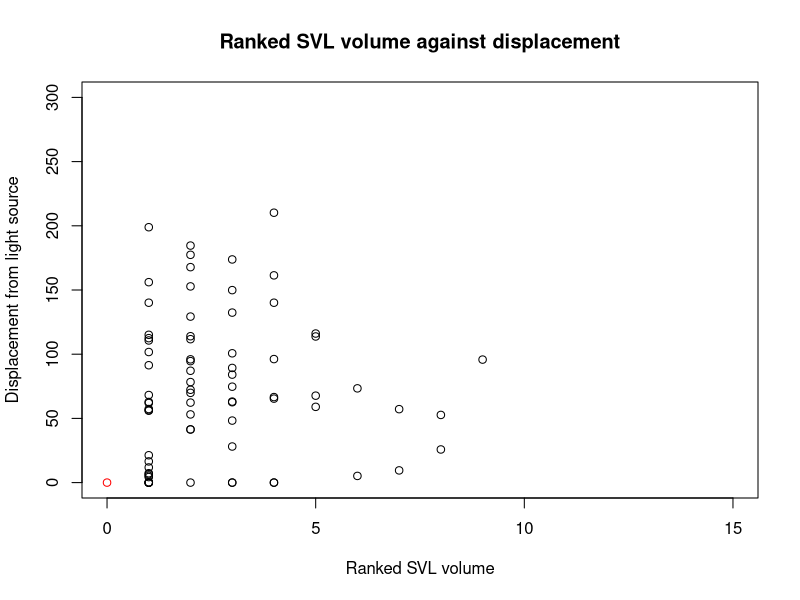
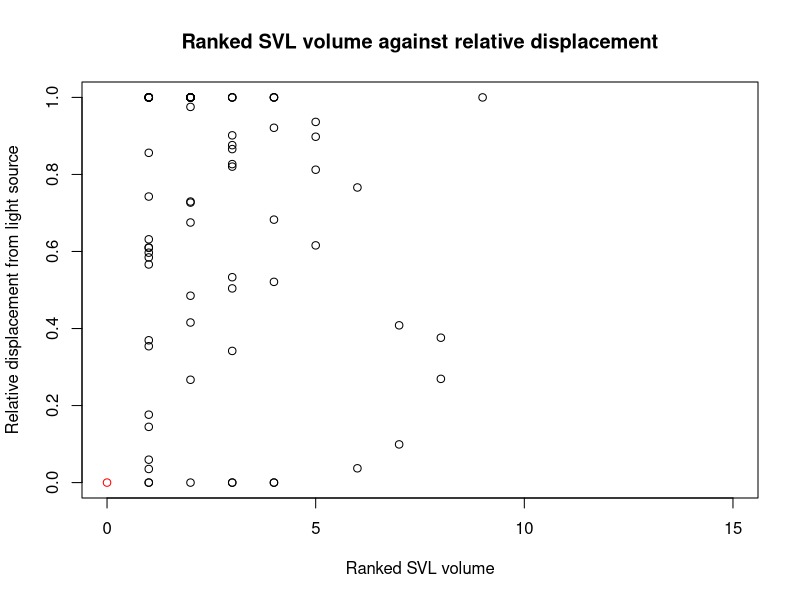
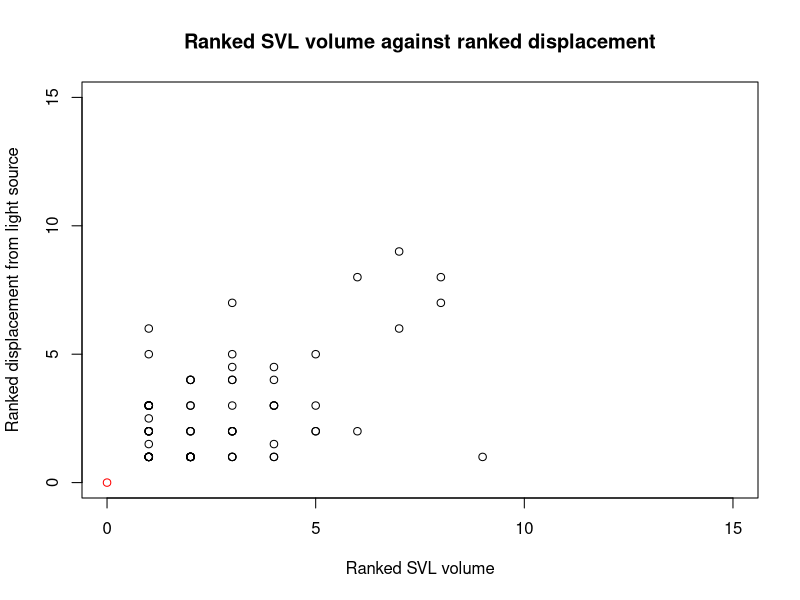
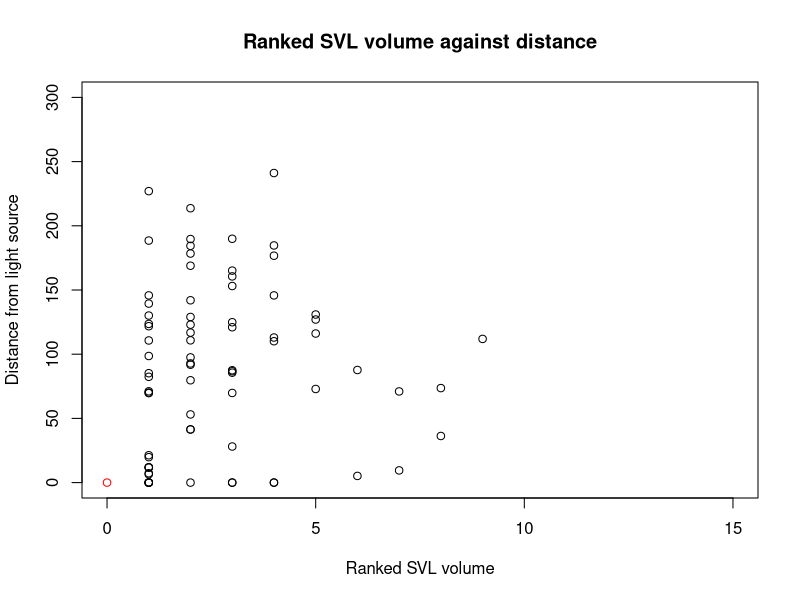
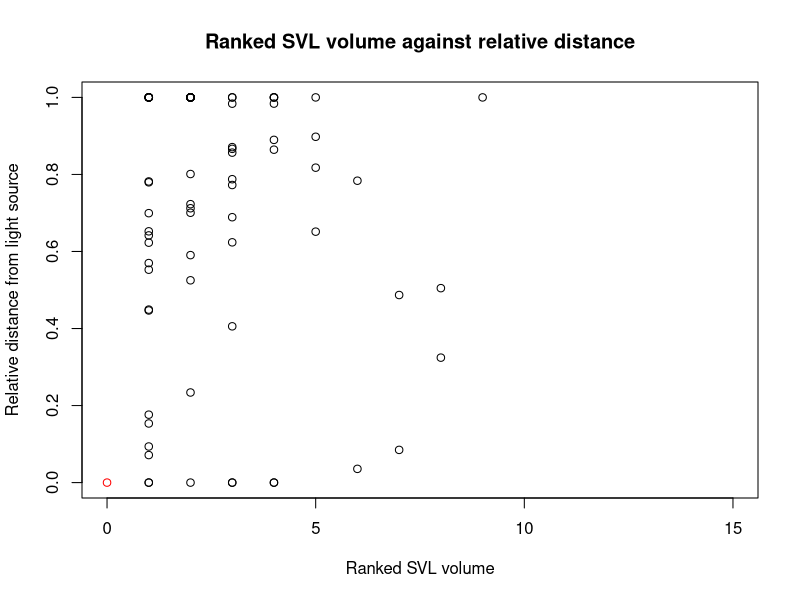
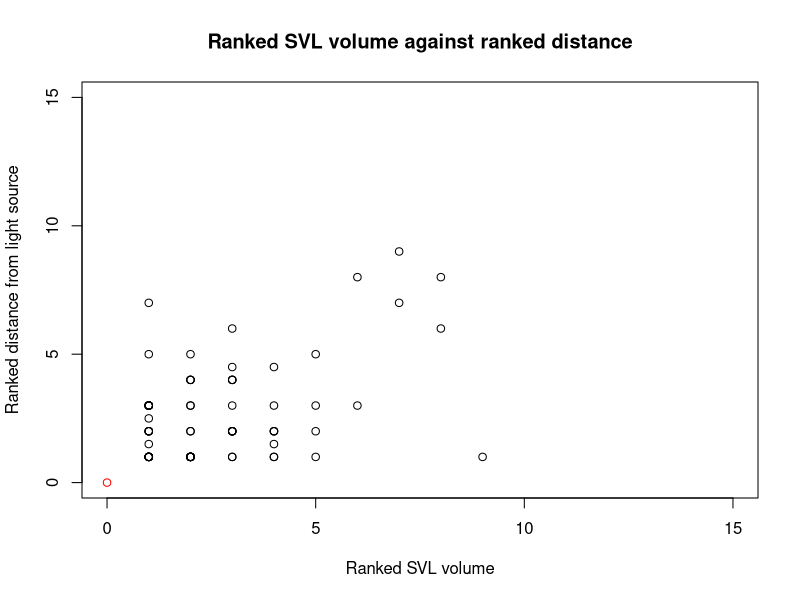
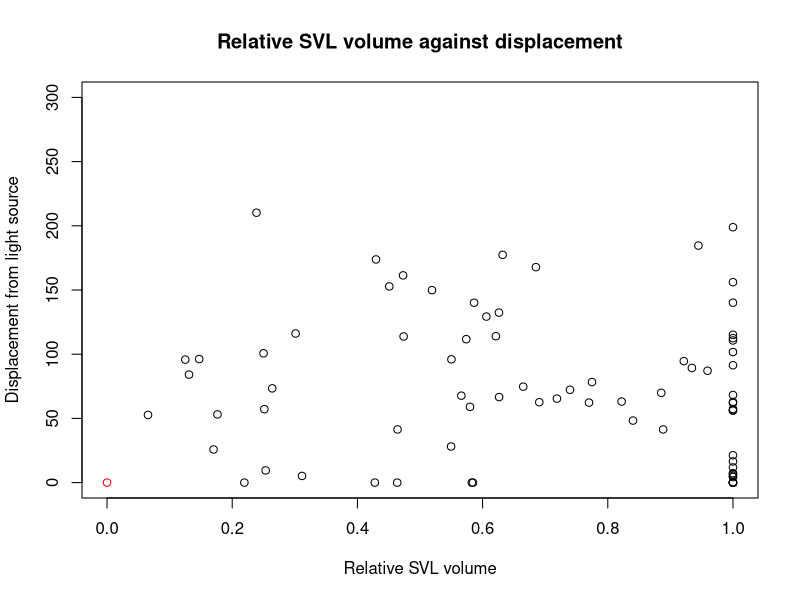
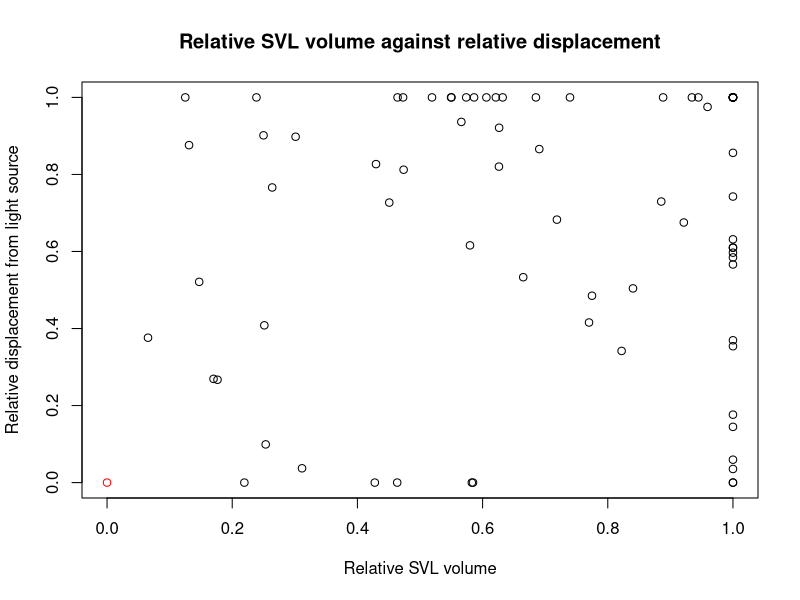

Here is the R script that generated these plots, in order:
## ---- chunk 1
#set working directory and read in data
#setwd("C://Users//ojmin//OneDrive//Documents//UNI//Zoology_partII//Borneo_Project")
data <-read.csv("data-raw/brno_gecko_dist_data.csv")
print(data)
## ---- chunk 2
#divide dataset into zones
general_splicer <- function(data, name, column) {
  # check (zone) column in question is present
  if (!column %in% colnames(data)) {
    stop("The dataset does not contain a ", column, " column.")
  }

  # find all unique values from column
  unique_vals <- unique(data[[column]])

  # create separate datasets for each unique value in column
  for (q in unique_vals) {
    # subset the data
    
    subset_data <- data[data[[column]] == q, ]
    
    # assign subsetted data a variable name based on unique value
    assign(paste0(name, q), subset_data, envir = .GlobalEnv)
  }
  
  message("Datasets created for each ", column, " value!")
  message("Empty datasets are not generated! (except for NA apparently)")
}

general_splicer(data, "brno_zone", "zone")
#brno_zone1
#brno_zone2
#brno_zone3
## ---- chunk 3
# function to collect datasets with a specific prefix into a list
collect_datasets_to_list <- function(prefix, suffix) {
  # Get all objects in the global environment
  all_objects <- ls(envir = .GlobalEnv)
  
  #ending may not need to be specified
  if (suffix == "none"){
  # Filter objects that start with the given prefix
  dataset_names <- grep(paste0(prefix), all_objects, value = TRUE)
  } else {
    dataset_names <- grep(paste0(prefix, ".*", suffix), all_objects, value = TRUE)
  }
  # Create a named list of these datasets
  dataset_list <- lapply(dataset_names, function(name) get(name, envir = .GlobalEnv))
  names(dataset_list) <- dataset_names
  
  return(dataset_list)
}

# Example usage:
# Assume datasets 'dataset_a', 'dataset_b', 'dataset_c' exist in the global environment
zone_list <- collect_datasets_to_list("brno_zone", "none")


names(zone_list)
## ---- chunk 4
#divide dataset up by data + zone
date_splicer <- function(dataset_names, column){
  #iterate through each dataset
  for (name in names(dataset_names)){
    #collect the first part of old dataset name for new name
    new_name <- paste0(substr(name, start = 6, stop = 10), "_")
    #call splicing function to divide dataset and use new naming convention
    general_splicer(dataset_names[[name]], new_name, column)
  }
}

date_splicer(zone_list, "date")
#put these into a datasetlist
zone_date_list <- collect_datasets_to_list("zone", "2024")
names(zone_date_list)
## ---- chunk 5
#divide dateset up into time + date + zone
time_splicer <- function(dataset_names, column){
  #iterate through each dataset
  for (name in names(dataset_names)){
    #collect the first part of old dataset name for new name
    new_name <- paste0(substr(name, start = 1, stop = 8), "_")
    #call splicing function to divide dataset and use new naming convention
    general_splicer(dataset_names[[name]], new_name, column)
  }
}

time_splicer(zone_date_list, "time")

#generate datasetlist
#this specifies that the suffix that should be at the end of new datasets is 2 digits an underscore and a letter "XX_a"
zone_date_time_list <- collect_datasets_to_list("zone", "_\\d{2}_[a-zA-Z]$")
names(zone_date_time_list)
## ---- chunk 6
#Divide data up into distinct events (zone + data + sample time + quadrat)

event_splicer <- function(dataset_names, column){
  #iterate through each dataset
  for (name in names(dataset_names)){
    #collect the first part of old dataset name for new name
    new_name <- paste0(substr(name, start = 1, stop = 10), "_")
    #call splicing function to divide dataset and use new naming convention
    general_splicer(dataset_names[[name]], new_name, column)
  }
}

event_splicer(zone_date_time_list, "quadrat")

#make dataset list of all events
event_list <- collect_datasets_to_list("zone", "_\\d{2}_[a-zA-Z]_[a-zA-Z]\\d{1,2}$")
names(event_list)
## ---- chunk 7
# remove data with questionable measurements
data_filter <- function(dataset_names, column1, column2, val1, val2){
  #iterate through each dataset
  for (name in names(dataset_names)){
    #collect the first part of old dataset name for new name
    new_name <- paste0("fltr_", name)
    #filter the data for column1
    data = dataset_names[[name]]
    filtered_data0 <- data[data[[column1]]!= val1,]
    
    #refilter for column 2
    filtered_data <- filtered_data0[filtered_data0[[column2]] != val2,]
    
    # assign subsetted data a variable name based on unique value
    assign(new_name, filtered_data, envir = .GlobalEnv)
  }
}
#create filtered event datasets
data_filter(event_list, "gecko_present", "bad_img_qua", 0, 1)

#create a list of filtered events
fltr_event_list <- collect_datasets_to_list("fltr_zone", "_\\d{2}_[a-zA-Z]_[a-zA-Z]\\d{1,2}$")

names(fltr_event_list)
## ---- chunk 8
#zone1_12_n_e2
#fltr_zone1_12_n_e2

#filter the rest of the datasets starting with zones at some point

## ---- chunk 9
#find the maximum value of a column and generate an adjacent column with the normalised data
normaliser <- function(data, old_col, new_col, dataset_name){
  #ensure column is numeric
  data[[old_col]] = as.numeric(data[[old_col]])
  
  #find max value in column and exclude NA
  max <- max(data[[old_col]], na.rm = TRUE)
  
  #normalise the data in new column, ignoring NA
  normalised <- ifelse(!is.na(data[[old_col]]), 
                        data[[old_col]] / max, 
                        NA)
  #specify where new column is added
  
  #determine original column positon
  original_position <- which(colnames(data) == old_col)
  #insert new column
  data <- cbind(data[, 1:original_position, drop = FALSE], setNames(data.frame(normalised), new_col), data[, (original_position + 1):ncol(data), drop = FALSE])
  
  #assign new dataset to global env
  assign(dataset_name, data, envir = .GlobalEnv)
  #return(data)
}

#normaliser(fltr_zone1_11_n_e11, "dist_light_cm", "rel_dist", "fltr_zone1_11_n_e11")
#fltr_zone1_11_n_e11
## ---- chunk 10
# loop the normaliser function for set of datasets
general_normaliser <- function(dataset_names, old_col, new_col){
  #iterate through each dataset
  for (name in names(dataset_names)){
    #run normaliser function for the desired column
    normaliser(dataset_names[[name]], old_col, new_col, name)
  }
}
#normalise for length_cm and add to large dataset
general_normaliser(fltr_event_list, "length_cm", "rel_len")
fltr_event_list <- collect_datasets_to_list("fltr_zone", "_\\d{2}_[a-zA-Z]_[a-zA-Z]\\d{1,2}$")

#repeat for svl_cm
general_normaliser(fltr_event_list, "svl_cm", "rel_svl")
fltr_event_list <- collect_datasets_to_list("fltr_zone", "_\\d{2}_[a-zA-Z]_[a-zA-Z]\\d{1,2}$")

#repeat for width_cm
general_normaliser(fltr_event_list, "width_cm", "rel_wid")
fltr_event_list <- collect_datasets_to_list("fltr_zone", "_\\d{2}_[a-zA-Z]_[a-zA-Z]\\d{1,2}$")

#repeat for len_vol_cm3
general_normaliser(fltr_event_list, "len_vol_cm3", "rel_len_vol")
fltr_event_list <- collect_datasets_to_list("fltr_zone", "_\\d{2}_[a-zA-Z]_[a-zA-Z]\\d{1,2}$")

#repeat for svl_vol_cm3
general_normaliser(fltr_event_list, "svl_vol_cm3", "rel_svl_vol")
fltr_event_list <- collect_datasets_to_list("fltr_zone", "_\\d{2}_[a-zA-Z]_[a-zA-Z]\\d{1,2}$")

#repeat for disp_light_cm
general_normaliser(fltr_event_list, "disp_light_cm", "rel_disp")
fltr_event_list <- collect_datasets_to_list("fltr_zone", "_\\d{2}_[a-zA-Z]_[a-zA-Z]\\d{1,2}$")

#repeat for dist_light_cm
general_normaliser(fltr_event_list, "dist_light_cm", "rel_dist")
fltr_event_list <- collect_datasets_to_list("fltr_zone", "_\\d{2}_[a-zA-Z]_[a-zA-Z]\\d{1,2}$")
## ---- chunk 11
#generate a rank column for data
ranker <- function(data, old_col, new_col, dataset_name){
  #ensure column is numeric
  data[[old_col]] = as.numeric(data[[old_col]])
  
  #rank the data in new column, ignoring NA
  normalised <- ifelse(!is.na(data[[old_col]]), 
                        rank(-data[[old_col]], ties.method = "average"), 
                        NA)
  #specify where new column is added
  
  #determine original column positon
  original_position <- which(colnames(data) == old_col)
  #insert new column
  data <- cbind(data[, 1:original_position, drop = FALSE], setNames(data.frame(normalised), new_col), data[, (original_position + 1):ncol(data), drop = FALSE])
  
  #assign new dataset to global env
  assign(dataset_name, data, envir = .GlobalEnv)
  #return(data)
}

#ranker(fltr_zone1_12_n_e2, "rel_len", "len_rank", "fltr_zone1_12_n_e2")
#fltr_zone1_12_n_e2

#Loop this function for all datasets in a list
general_ranker <- function(dataset_names, old_col, new_col){
  #iterate through each dataset
  for (name in names(dataset_names)){
    #run normaliser function for the desired column
    ranker(dataset_names[[name]], old_col, new_col, name)
  }
}

#rank rel_len and add to large dataset
general_ranker(fltr_event_list, "rel_len", "len_rank")
fltr_event_list <- collect_datasets_to_list("fltr_zone", "_\\d{2}_[a-zA-Z]_[a-zA-Z]\\d{1,2}$")

#repeat for rel_svl
general_ranker(fltr_event_list, "rel_svl", "svl_rank")
fltr_event_list <- collect_datasets_to_list("fltr_zone", "_\\d{2}_[a-zA-Z]_[a-zA-Z]\\d{1,2}$")

#repeat for rel_wid
general_ranker(fltr_event_list, "rel_wid", "wid_rank")
fltr_event_list <- collect_datasets_to_list("fltr_zone", "_\\d{2}_[a-zA-Z]_[a-zA-Z]\\d{1,2}$")

#repeat for rel_len_vol
general_ranker(fltr_event_list, "rel_len_vol", "len_vol_rank")
fltr_event_list <- collect_datasets_to_list("fltr_zone", "_\\d{2}_[a-zA-Z]_[a-zA-Z]\\d{1,2}$")

#repeat for rel_svl_vol
general_ranker(fltr_event_list, "rel_svl_vol", "svl_vol_rank")
fltr_event_list <- collect_datasets_to_list("fltr_zone", "_\\d{2}_[a-zA-Z]_[a-zA-Z]\\d{1,2}$")

#repeat for rel_disp
general_ranker(fltr_event_list, "disp_light_cm", "disp_rank")
fltr_event_list <- collect_datasets_to_list("fltr_zone", "_\\d{2}_[a-zA-Z]_[a-zA-Z]\\d{1,2}$")

#repeat for rel_dist
general_ranker(fltr_event_list, "dist_light_cm", "dist_rank")
fltr_event_list <- collect_datasets_to_list("fltr_zone", "_\\d{2}_[a-zA-Z]_[a-zA-Z]\\d{1,2}$")
## ---- chunk 12
#check all updated datasets are present and correct in database
fltr_event_list
## ---- chunk 13
#grouping filtered events into new dataset list based on time of day
event_time_compiler <- function(prefix, suffix, middle){
  #find all global objects
  all_objects <- ls(envir = .GlobalEnv)
  
  #filter objects with correct pattern
  matching_datasets <- grep(paste0(prefix, middle, suffix), all_objects, value = TRUE)
  
  #extract datasets from global ENV
  dataset_list <- lapply(matching_datasets, function(name) get(name, envir = .GlobalEnv))
  
  names(dataset_list) <- matching_datasets
  return(dataset_list)
  
  # Create a named list of these datasets
  #dataset_names <- names(dataset_list)
  #return(dataset_names)
  #return(extracted_values)
}

#make list for all night events
fltr_event_night_list <- (event_time_compiler("fltr_zone\\d_\\d{2}_", "_[a-z]\\d{1,2}", "n"))

#make list for all afternoon events
fltr_event_afternoon_list <- (event_time_compiler("fltr_zone\\d_\\d{2}_", "_[a-z]\\d{1,2}", "a"))

#make list for all morning events
fltr_event_morning_list <- (event_time_compiler("fltr_zone\\d_\\d{2}_", "_[a-z]\\d{1,2}", "m"))


## ---- chunk 14
fltr_event_night_list
## ---- chunk 15
#make plotting function
mega_plotter <- function(datasets, xvar, yvar, xlab, ylab, xlim, ylim, title, colour){
  #initialise plot with point at (0,0)
  plot(0, 0, xlab = xlab, ylab = ylab, xlim=c(0,xlim), ylim=c(0,ylim),main = title, col = 'red')
  #iterate through datasets
  print(datasets)
  for (name in names(datasets)){
    #plot points of all datasets in list
    data = datasets[[name]]
    points(data[[xvar]], data[[yvar]], col = colour)
  }
}

#plot ranked svl vol against raw, relative, and ranked displacement and distance

#displacement
mega_plotter(fltr_event_night_list, "svl_vol_rank", "disp_light_cm", "Ranked SVL volume", "Displacement from light source", 15, 300,"Ranked SVL volume against displacement", 'black')

mega_plotter(fltr_event_night_list, "svl_vol_rank", "rel_disp", "Ranked SVL volume", "Relative displacement from light source", 15, 1, "Ranked SVL volume against relative displacement", 'black')

mega_plotter(fltr_event_night_list, "svl_vol_rank", "disp_rank", "Ranked SVL volume", "Ranked displacement from light source", 15, 15, "Ranked SVL volume against ranked displacement", 'black')

#distance
mega_plotter(fltr_event_night_list, "svl_vol_rank", "dist_light_cm", "Ranked SVL volume", "Distance from light source", 15, 300, "Ranked SVL volume against distance", 'black')

mega_plotter(fltr_event_night_list, "svl_vol_rank", "rel_dist", "Ranked SVL volume", "Relative distance from light source", 15, 1, "Ranked SVL volume against relative distance", 'black')

mega_plotter(fltr_event_night_list, "svl_vol_rank", "dist_rank", "Ranked SVL volume", "Ranked distance from light source", 15, 15, "Ranked SVL volume against ranked distance", 'black')
## ---- chunk 16
#relative SVL vol against raw, relative, ranked displacement and distance

#displacement
mega_plotter(fltr_event_night_list, "rel_svl_vol", "disp_light_cm", "Relative SVL volume", "Displacement from light source", 1, 300,"Relative SVL volume against displacement", 'black')

mega_plotter(fltr_event_night_list, "rel_svl_vol", "rel_disp", "Relative SVL volume", "Relative displacement from light source", 1, 1, "Relative SVL volume against relative displacement", 'black')

mega_plotter(fltr_event_night_list, "rel_svl_vol", "disp_rank", "Relative SVL volume", "Ranked displacement from light source", 1, 15, "Relative SVL volume against ranked displacement", 'black')

#distance
mega_plotter(fltr_event_night_list, "rel_svl_vol", "dist_light_cm", "Relative SVL volume", "Distance from light source", 1, 300, "Relative SVL volume against distance", 'black')

mega_plotter(fltr_event_night_list, "rel_svl_vol", "rel_dist", "Relative SVL volume", "Relative distance from light source", 1, 1, "Relative SVL volume against relative distance", 'black')

mega_plotter(fltr_event_night_list, "rel_svl_vol", "dist_rank", "Relative SVL volume", "Relative distance from light source", 1, 15, "Relative SVL volume against relative distance", 'black')

## ---- chunk 17
multi_plotter <- function(datasets1, datasets2, datasets3, xvar, yvar, xlab, ylab, xlim, ylim, title, colour1, colour2, colour3){
  #call megaplotter function to plot first plot
  mega_plotter(datasets1, xvar, yvar, xlab, ylab, xlim, ylim, title, colour1)
  #check datasets2 exists
  if (is.list(datasets2)){
    #plot 2nd dataset
    for (name in names(datasets2)){
    #plot points of all datasets in list
    data = datasets2[[name]]
    points(data[[xvar]], data[[yvar]], col = colour2)
    }
  }
  else{
      print("no secondary dataset")
  }
  #check datasets3 exists
  if (is.list(datasets3)){
    #plot 2nd dataset
    for (name in names(datasets3)){
    #plot points of all datasets in list
    data = datasets3[[name]]
    points(data[[xvar]], data[[yvar]], col = colour3)
    }
  }
  else{
      print("no secondary dataset")
  }
}

multi_plotter(fltr_event_night_list, fltr_event_afternoon_list, fltr_event_afternoon_list, "svl_vol_rank", "disp_light_cm", "Ranked SVL volume", "Displacement from light source", 15, 300,"Ranked SVL volume against displacement", 'black', 'orange', 'blue')
## ---- chunk 18
multi_plotter2 <- function(datasets1, oth_datasets, xvar, yvar, xlab, ylab, xlim, ylim, title, colour1, colours){
  #call megaplotter function to plot first plot
  mega_plotter(datasets1, xvar, yvar, xlab, ylab, xlim, ylim, title, colour1)
  #check oth_datasets exists
  if (is.list(oth_datasets)){
    # start a counter for i that counts each dataset list read
    i <- 1
    #iterate through list of dataset lists
    for (i in length(oth_datasets)){
      #extract each dataset list from the list of dataset lists
      datasets <- oth_datasets[[i]]
      for (name in names(datasets)){
    #plot points of all datasets in list
    data = datasets[[name]]
    points(data[[xvar]], data[[yvar]], col = colours[i])
      }
      #increase i
      i <- i + 1
  }
    }
    
  else{
      print("no secondary dataset")
  }
}

multi_plotter2(fltr_event_night_list, list(fltr_event_afternoon_list, fltr_event_morning_list), "svl_vol_rank", "disp_light_cm", "Ranked SVL volume", "Displacement from light source", 15, 300,"Ranked SVL volume against displacement", 'black', c('orange', 'blue'))
## ---- chunk 19
list(fltr_event_afternoon_list,fltr_event_morning_list)
## ---- chunk 20
test_list <- list(fltr_zone3_13_n_e1)
print(fltr_zone3_13_n_e1)
print(typeof(fltr_event_night_list))
test_list <- fltr_event_night_list
print(length(test_list))

dad_plotter <- function(datasets, xvar, yvar, xlab, ylab, xlim, ylim, title, colour){
  #initialise plot with point at (0,0)
  plot(0, 0, xlab = xlab, ylab = ylab, xlim=c(xlim,0), ylim=c(0,ylim),main = title, col = 'red')
  #iterate through datasets
  for (data in datasets) {
    points(data[[xvar]], data[[yvar]], col = colour)
  }
}
dad_plotter(test_list, "svl_vol_rank", "disp_light_cm", "Ranked SVL volume", "Displacement from light source", 15, 300,"Ranked SVL volume against displacement", 'black')
## ---- chunk 21
summary(cars)
## ---- chunk 22
plot(pressure)
